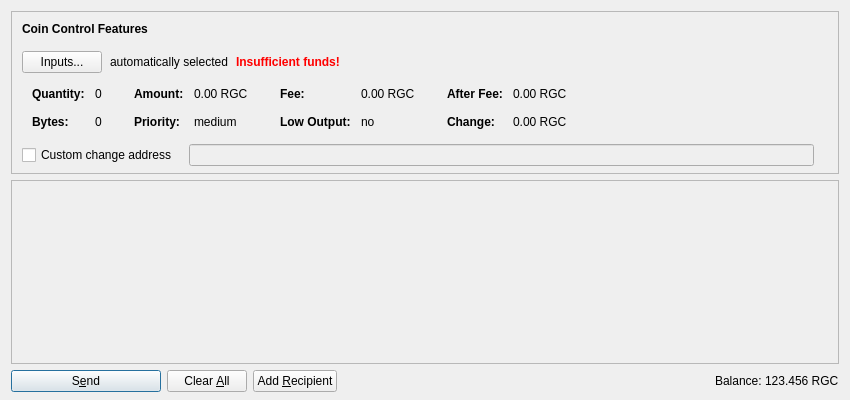
<?xml version="1.0" encoding="UTF-8"?>
<ui version="4.0">
 <class>SendCoinsDialog</class>
 <widget class="QDialog" name="SendCoinsDialog">
  <property name="geometry">
   <rect>
    <x>0</x>
    <y>0</y>
    <width>850</width>
    <height>400</height>
   </rect>
  </property>
  <property name="windowTitle">
   <string>Send Coins</string>
  </property>
  <layout class="QVBoxLayout" name="verticalLayout" stretch="0,1,0">
   <property name="bottomMargin">
    <number>8</number>
   </property>
   <item>
    <widget class="QFrame" name="frameCoinControl">
     <property name="sizePolicy">
      <sizepolicy hsizetype="Expanding" vsizetype="Expanding">
       <horstretch>0</horstretch>
       <verstretch>0</verstretch>
      </sizepolicy>
     </property>
     <property name="maximumSize">
      <size>
       <width>16777215</width>
       <height>16777215</height>
      </size>
     </property>
     <property name="frameShape">
      <enum>QFrame::StyledPanel</enum>
     </property>
     <property name="frameShadow">
      <enum>QFrame::Sunken</enum>
     </property>
     <layout class="QVBoxLayout" name="verticalLayoutCoinControl2">
      <property name="spacing">
       <number>0</number>
      </property>
      <property name="leftMargin">
       <number>0</number>
      </property>
      <property name="topMargin">
       <number>0</number>
      </property>
      <property name="rightMargin">
       <number>0</number>
      </property>
      <property name="bottomMargin">
       <number>6</number>
      </property>
      <item>
       <layout class="QVBoxLayout" name="verticalLayoutCoinControl" stretch="0,0,0,0,1">
        <property name="spacing">
         <number>0</number>
        </property>
        <property name="leftMargin">
         <number>10</number>
        </property>
        <property name="topMargin">
         <number>10</number>
        </property>
        <item>
         <layout class="QHBoxLayout" name="horizontalLayoutCoinControl1">
          <property name="bottomMargin">
           <number>15</number>
          </property>
          <item>
           <widget class="QLabel" name="labelCoinControlFeatures">
            <property name="sizePolicy">
             <sizepolicy hsizetype="Preferred" vsizetype="Maximum">
              <horstretch>0</horstretch>
              <verstretch>0</verstretch>
             </sizepolicy>
            </property>
            <property name="font">
             <font>
              <weight>75</weight>
              <bold>true</bold>
             </font>
            </property>
            <property name="styleSheet">
             <string notr="true">font-weight:bold;</string>
            </property>
            <property name="text">
             <string>Coin Control Features</string>
            </property>
           </widget>
          </item>
         </layout>
        </item>
        <item>
         <layout class="QHBoxLayout" name="horizontalLayoutCoinControl2" stretch="0,0,0,0">
          <property name="spacing">
           <number>8</number>
          </property>
          <property name="bottomMargin">
           <number>10</number>
          </property>
          <item>
           <widget class="QPushButton" name="pushButtonCoinControl">
            <property name="styleSheet">
             <string notr="true"/>
            </property>
            <property name="text">
             <string>Inputs...</string>
            </property>
           </widget>
          </item>
          <item>
           <widget class="QLabel" name="labelCoinControlAutomaticallySelected">
            <property name="text">
             <string>automatically selected</string>
            </property>
            <property name="margin">
             <number>5</number>
            </property>
           </widget>
          </item>
          <item>
           <widget class="QLabel" name="labelCoinControlInsuffFunds">
            <property name="font">
             <font>
              <weight>75</weight>
              <bold>true</bold>
             </font>
            </property>
            <property name="styleSheet">
             <string notr="true">color:red;font-weight:bold;</string>
            </property>
            <property name="text">
             <string>Insufficient funds!</string>
            </property>
            <property name="margin">
             <number>5</number>
            </property>
           </widget>
          </item>
          <item>
           <spacer name="horizontalSpacerCoinControl">
            <property name="orientation">
             <enum>Qt::Horizontal</enum>
            </property>
            <property name="sizeHint" stdset="0">
             <size>
              <width>40</width>
              <height>1</height>
             </size>
            </property>
           </spacer>
          </item>
         </layout>
        </item>
        <item>
         <widget class="QWidget" name="widgetCoinControl" native="true">
          <property name="sizePolicy">
           <sizepolicy hsizetype="Preferred" vsizetype="Preferred">
            <horstretch>0</horstretch>
            <verstretch>0</verstretch>
           </sizepolicy>
          </property>
          <property name="minimumSize">
           <size>
            <width>0</width>
            <height>0</height>
           </size>
          </property>
          <property name="styleSheet">
           <string notr="true"/>
          </property>
          <layout class="QHBoxLayout" name="horizontalLayoutCoinControl5">
           <property name="leftMargin">
            <number>0</number>
           </property>
           <property name="topMargin">
            <number>0</number>
           </property>
           <property name="rightMargin">
            <number>0</number>
           </property>
           <property name="bottomMargin">
            <number>0</number>
           </property>
           <item>
            <layout class="QHBoxLayout" name="horizontalLayoutCoinControl3" stretch="0,0,0,1">
             <property name="spacing">
              <number>20</number>
             </property>
             <property name="topMargin">
              <number>0</number>
             </property>
             <property name="bottomMargin">
              <number>10</number>
             </property>
             <item>
              <layout class="QFormLayout" name="formLayoutCoinControl1">
               <property name="horizontalSpacing">
                <number>10</number>
               </property>
               <property name="verticalSpacing">
                <number>14</number>
               </property>
               <property name="leftMargin">
                <number>10</number>
               </property>
               <property name="topMargin">
                <number>4</number>
               </property>
               <property name="rightMargin">
                <number>6</number>
               </property>
               <item row="0" column="0">
                <widget class="QLabel" name="labelCoinControlQuantityText">
                 <property name="font">
                  <font>
                   <weight>75</weight>
                   <bold>true</bold>
                  </font>
                 </property>
                 <property name="text">
                  <string>Quantity:</string>
                 </property>
                 <property name="margin">
                  <number>0</number>
                 </property>
                </widget>
               </item>
               <item row="0" column="1">
                <widget class="QLabel" name="labelCoinControlQuantity">
                 <property name="cursor">
                  <cursorShape>IBeamCursor</cursorShape>
                 </property>
                 <property name="contextMenuPolicy">
                  <enum>Qt::ActionsContextMenu</enum>
                 </property>
                 <property name="text">
                  <string notr="true">0</string>
                 </property>
                 <property name="margin">
                  <number>0</number>
                 </property>
                 <property name="textInteractionFlags">
                  <set>Qt::LinksAccessibleByMouse|Qt::TextSelectableByKeyboard|Qt::TextSelectableByMouse</set>
                 </property>
                </widget>
               </item>
               <item row="1" column="0">
                <widget class="QLabel" name="labelCoinControlBytesText">
                 <property name="font">
                  <font>
                   <weight>75</weight>
                   <bold>true</bold>
                  </font>
                 </property>
                 <property name="text">
                  <string>Bytes:</string>
                 </property>
                </widget>
               </item>
               <item row="1" column="1">
                <widget class="QLabel" name="labelCoinControlBytes">
                 <property name="cursor">
                  <cursorShape>IBeamCursor</cursorShape>
                 </property>
                 <property name="contextMenuPolicy">
                  <enum>Qt::ActionsContextMenu</enum>
                 </property>
                 <property name="text">
                  <string notr="true">0</string>
                 </property>
                 <property name="textInteractionFlags">
                  <set>Qt::LinksAccessibleByMouse|Qt::TextSelectableByKeyboard|Qt::TextSelectableByMouse</set>
                 </property>
                </widget>
               </item>
              </layout>
             </item>
             <item>
              <layout class="QFormLayout" name="formLayoutCoinControl2">
               <property name="horizontalSpacing">
                <number>10</number>
               </property>
               <property name="verticalSpacing">
                <number>14</number>
               </property>
               <property name="leftMargin">
                <number>6</number>
               </property>
               <property name="topMargin">
                <number>4</number>
               </property>
               <property name="rightMargin">
                <number>6</number>
               </property>
               <item row="0" column="0">
                <widget class="QLabel" name="labelCoinControlAmountText">
                 <property name="font">
                  <font>
                   <weight>75</weight>
                   <bold>true</bold>
                  </font>
                 </property>
                 <property name="text">
                  <string>Amount:</string>
                 </property>
                 <property name="margin">
                  <number>0</number>
                 </property>
                </widget>
               </item>
               <item row="0" column="1">
                <widget class="QLabel" name="labelCoinControlAmount">
                 <property name="cursor">
                  <cursorShape>IBeamCursor</cursorShape>
                 </property>
                 <property name="contextMenuPolicy">
                  <enum>Qt::ActionsContextMenu</enum>
                 </property>
                 <property name="text">
                  <string notr="true">0.00 RGC</string>
                 </property>
                 <property name="textInteractionFlags">
                  <set>Qt::LinksAccessibleByMouse|Qt::TextSelectableByKeyboard|Qt::TextSelectableByMouse</set>
                 </property>
                </widget>
               </item>
               <item row="1" column="0">
                <widget class="QLabel" name="labelCoinControlPriorityText">
                 <property name="font">
                  <font>
                   <weight>75</weight>
                   <bold>true</bold>
                  </font>
                 </property>
                 <property name="text">
                  <string>Priority:</string>
                 </property>
                </widget>
               </item>
               <item row="1" column="1">
                <widget class="QLabel" name="labelCoinControlPriority">
                 <property name="cursor">
                  <cursorShape>IBeamCursor</cursorShape>
                 </property>
                 <property name="contextMenuPolicy">
                  <enum>Qt::ActionsContextMenu</enum>
                 </property>
                 <property name="text">
                  <string notr="true">medium</string>
                 </property>
                 <property name="textInteractionFlags">
                  <set>Qt::LinksAccessibleByMouse|Qt::TextSelectableByKeyboard|Qt::TextSelectableByMouse</set>
                 </property>
                </widget>
               </item>
              </layout>
             </item>
             <item>
              <layout class="QFormLayout" name="formLayoutCoinControl3">
               <property name="horizontalSpacing">
                <number>10</number>
               </property>
               <property name="verticalSpacing">
                <number>14</number>
               </property>
               <property name="leftMargin">
                <number>6</number>
               </property>
               <property name="topMargin">
                <number>4</number>
               </property>
               <property name="rightMargin">
                <number>6</number>
               </property>
               <item row="0" column="0">
                <widget class="QLabel" name="labelCoinControlFeeText">
                 <property name="font">
                  <font>
                   <weight>75</weight>
                   <bold>true</bold>
                  </font>
                 </property>
                 <property name="text">
                  <string>Fee:</string>
                 </property>
                 <property name="margin">
                  <number>0</number>
                 </property>
                </widget>
               </item>
               <item row="0" column="1">
                <widget class="QLabel" name="labelCoinControlFee">
                 <property name="cursor">
                  <cursorShape>IBeamCursor</cursorShape>
                 </property>
                 <property name="contextMenuPolicy">
                  <enum>Qt::ActionsContextMenu</enum>
                 </property>
                 <property name="text">
                  <string notr="true">0.00 RGC</string>
                 </property>
                 <property name="textInteractionFlags">
                  <set>Qt::LinksAccessibleByMouse|Qt::TextSelectableByKeyboard|Qt::TextSelectableByMouse</set>
                 </property>
                </widget>
               </item>
               <item row="1" column="0">
                <widget class="QLabel" name="labelCoinControlLowOutputText">
                 <property name="font">
                  <font>
                   <weight>75</weight>
                   <bold>true</bold>
                  </font>
                 </property>
                 <property name="text">
                  <string>Low Output:</string>
                 </property>
                </widget>
               </item>
               <item row="1" column="1">
                <widget class="QLabel" name="labelCoinControlLowOutput">
                 <property name="cursor">
                  <cursorShape>IBeamCursor</cursorShape>
                 </property>
                 <property name="contextMenuPolicy">
                  <enum>Qt::ActionsContextMenu</enum>
                 </property>
                 <property name="text">
                  <string notr="true">no</string>
                 </property>
                 <property name="textInteractionFlags">
                  <set>Qt::LinksAccessibleByMouse|Qt::TextSelectableByKeyboard|Qt::TextSelectableByMouse</set>
                 </property>
                </widget>
               </item>
              </layout>
             </item>
             <item>
              <layout class="QFormLayout" name="formLayoutCoinControl4">
               <property name="horizontalSpacing">
                <number>10</number>
               </property>
               <property name="verticalSpacing">
                <number>14</number>
               </property>
               <property name="leftMargin">
                <number>6</number>
               </property>
               <property name="topMargin">
                <number>4</number>
               </property>
               <property name="rightMargin">
                <number>6</number>
               </property>
               <item row="0" column="0">
                <widget class="QLabel" name="labelCoinControlAfterFeeText">
                 <property name="font">
                  <font>
                   <weight>75</weight>
                   <bold>true</bold>
                  </font>
                 </property>
                 <property name="text">
                  <string>After Fee:</string>
                 </property>
                 <property name="margin">
                  <number>0</number>
                 </property>
                </widget>
               </item>
               <item row="0" column="1">
                <widget class="QLabel" name="labelCoinControlAfterFee">
                 <property name="cursor">
                  <cursorShape>IBeamCursor</cursorShape>
                 </property>
                 <property name="contextMenuPolicy">
                  <enum>Qt::ActionsContextMenu</enum>
                 </property>
                 <property name="text">
                  <string notr="true">0.00 RGC</string>
                 </property>
                 <property name="textInteractionFlags">
                  <set>Qt::LinksAccessibleByMouse|Qt::TextSelectableByKeyboard|Qt::TextSelectableByMouse</set>
                 </property>
                </widget>
               </item>
               <item row="1" column="0">
                <widget class="QLabel" name="labelCoinControlChangeText">
                 <property name="font">
                  <font>
                   <weight>75</weight>
                   <bold>true</bold>
                  </font>
                 </property>
                 <property name="text">
                  <string>Change:</string>
                 </property>
                </widget>
               </item>
               <item row="1" column="1">
                <widget class="QLabel" name="labelCoinControlChange">
                 <property name="cursor">
                  <cursorShape>IBeamCursor</cursorShape>
                 </property>
                 <property name="contextMenuPolicy">
                  <enum>Qt::ActionsContextMenu</enum>
                 </property>
                 <property name="text">
                  <string notr="true">0.00 RGC</string>
                 </property>
                 <property name="textInteractionFlags">
                  <set>Qt::LinksAccessibleByMouse|Qt::TextSelectableByKeyboard|Qt::TextSelectableByMouse</set>
                 </property>
                </widget>
               </item>
              </layout>
             </item>
            </layout>
           </item>
          </layout>
         </widget>
        </item>
        <item>
         <layout class="QHBoxLayout" name="horizontalLayoutCoinControl4" stretch="0,0,0">
          <property name="spacing">
           <number>12</number>
          </property>
          <property name="sizeConstraint">
           <enum>QLayout::SetDefaultConstraint</enum>
          </property>
          <property name="topMargin">
           <number>5</number>
          </property>
          <property name="rightMargin">
           <number>5</number>
          </property>
          <item>
           <widget class="QCheckBox" name="checkBoxCoinControlChange">
            <property name="toolTip">
             <string>If this is activated, but the change address is empty or invalid, change will be sent to a newly generated address.</string>
            </property>
            <property name="text">
             <string>Custom change address</string>
            </property>
           </widget>
          </item>
          <item>
           <widget class="QValidatedLineEdit" name="lineEditCoinControlChange">
            <property name="enabled">
             <bool>false</bool>
            </property>
            <property name="sizePolicy">
             <sizepolicy hsizetype="Expanding" vsizetype="Fixed">
              <horstretch>0</horstretch>
              <verstretch>0</verstretch>
             </sizepolicy>
            </property>
           </widget>
          </item>
          <item>
           <widget class="QLabel" name="labelCoinControlChangeLabel">
            <property name="sizePolicy">
             <sizepolicy hsizetype="Preferred" vsizetype="Expanding">
              <horstretch>0</horstretch>
              <verstretch>0</verstretch>
             </sizepolicy>
            </property>
            <property name="minimumSize">
             <size>
              <width>0</width>
              <height>0</height>
             </size>
            </property>
            <property name="text">
             <string/>
            </property>
            <property name="margin">
             <number>3</number>
            </property>
           </widget>
          </item>
         </layout>
        </item>
        <item>
         <spacer name="verticalSpacerCoinControl">
          <property name="orientation">
           <enum>Qt::Vertical</enum>
          </property>
          <property name="sizeHint" stdset="0">
           <size>
            <width>800</width>
            <height>1</height>
           </size>
          </property>
         </spacer>
        </item>
       </layout>
      </item>
     </layout>
    </widget>
   </item>
   <item>
    <widget class="QScrollArea" name="scrollArea">
     <property name="widgetResizable">
      <bool>true</bool>
     </property>
     <widget class="QWidget" name="scrollAreaWidgetContents">
      <property name="geometry">
       <rect>
        <x>0</x>
        <y>0</y>
        <width>830</width>
        <height>178</height>
       </rect>
      </property>
      <layout class="QVBoxLayout" name="verticalLayout_2" stretch="0,1">
       <property name="leftMargin">
        <number>0</number>
       </property>
       <property name="topMargin">
        <number>0</number>
       </property>
       <property name="rightMargin">
        <number>0</number>
       </property>
       <property name="bottomMargin">
        <number>0</number>
       </property>
       <item>
        <layout class="QVBoxLayout" name="entries">
         <property name="spacing">
          <number>6</number>
         </property>
        </layout>
       </item>
       <item>
        <spacer name="verticalSpacer">
         <property name="orientation">
          <enum>Qt::Vertical</enum>
         </property>
         <property name="sizeHint" stdset="0">
          <size>
           <width>20</width>
           <height>40</height>
          </size>
         </property>
        </spacer>
       </item>
      </layout>
     </widget>
    </widget>
   </item>
   <item>
    <layout class="QHBoxLayout" name="horizontalLayout">
     <item>
      <widget class="QPushButton" name="sendButton">
       <property name="minimumSize">
        <size>
         <width>150</width>
         <height>0</height>
        </size>
       </property>
       <property name="toolTip">
        <string>Confirm the send action</string>
       </property>
       <property name="text">
        <string>S&amp;end</string>
       </property>
       <property name="icon">
        <iconset resource="../bitmark.qrc">
         <normaloff>:/icons/send</normaloff>:/icons/send</iconset>
       </property>
       <property name="default">
        <bool>true</bool>
       </property>
      </widget>
     </item>
     <item>
      <widget class="QPushButton" name="clearButton">
       <property name="sizePolicy">
        <sizepolicy hsizetype="Minimum" vsizetype="Fixed">
         <horstretch>0</horstretch>
         <verstretch>0</verstretch>
        </sizepolicy>
       </property>
       <property name="toolTip">
        <string>Clear all fields of the form.</string>
       </property>
       <property name="text">
        <string>Clear &amp;All</string>
       </property>
       <property name="icon">
        <iconset resource="../bitmark.qrc">
         <normaloff>:/icons/remove</normaloff>:/icons/remove</iconset>
       </property>
       <property name="autoRepeatDelay">
        <number>300</number>
       </property>
       <property name="autoDefault">
        <bool>false</bool>
       </property>
      </widget>
     </item>
     <item>
      <widget class="QPushButton" name="addButton">
       <property name="toolTip">
        <string>Send to multiple recipients at once</string>
       </property>
       <property name="text">
        <string>Add &amp;Recipient</string>
       </property>
       <property name="icon">
        <iconset resource="../bitmark.qrc">
         <normaloff>:/icons/add</normaloff>:/icons/add</iconset>
       </property>
       <property name="autoDefault">
        <bool>false</bool>
       </property>
      </widget>
     </item>
     <item>
      <spacer name="horizontalSpacer">
       <property name="orientation">
        <enum>Qt::Horizontal</enum>
       </property>
       <property name="sizeHint" stdset="0">
        <size>
         <width>40</width>
         <height>20</height>
        </size>
       </property>
      </spacer>
     </item>
     <item>
      <layout class="QHBoxLayout" name="horizontalLayout_2">
       <property name="spacing">
        <number>3</number>
       </property>
       <item>
        <widget class="QLabel" name="label">
         <property name="sizePolicy">
          <sizepolicy hsizetype="Preferred" vsizetype="Fixed">
           <horstretch>0</horstretch>
           <verstretch>0</verstretch>
          </sizepolicy>
         </property>
         <property name="text">
          <string>Balance:</string>
         </property>
        </widget>
       </item>
       <item>
        <widget class="QLabel" name="labelBalance">
         <property name="sizePolicy">
          <sizepolicy hsizetype="Preferred" vsizetype="Fixed">
           <horstretch>0</horstretch>
           <verstretch>0</verstretch>
          </sizepolicy>
         </property>
         <property name="cursor">
          <cursorShape>IBeamCursor</cursorShape>
         </property>
         <property name="text">
          <string notr="true">123.456 RGC</string>
         </property>
         <property name="textInteractionFlags">
          <set>Qt::LinksAccessibleByMouse|Qt::TextSelectableByKeyboard|Qt::TextSelectableByMouse</set>
         </property>
        </widget>
       </item>
      </layout>
     </item>
    </layout>
   </item>
  </layout>
 </widget>
 <customwidgets>
  <customwidget>
   <class>QValidatedLineEdit</class>
   <extends>QLineEdit</extends>
   <header>qvalidatedlineedit.h</header>
  </customwidget>
 </customwidgets>
 <resources>
  <include location="../bitmark.qrc"/>
 </resources>
 <connections/>
</ui>
